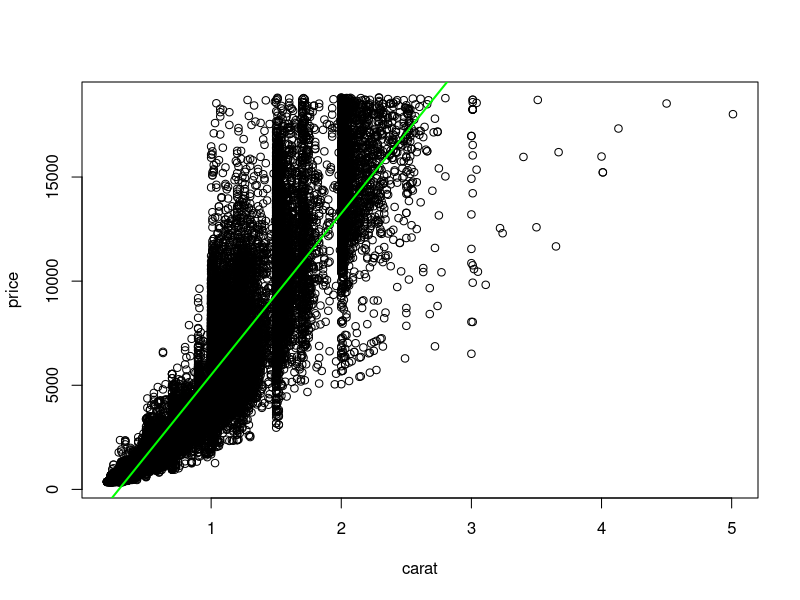
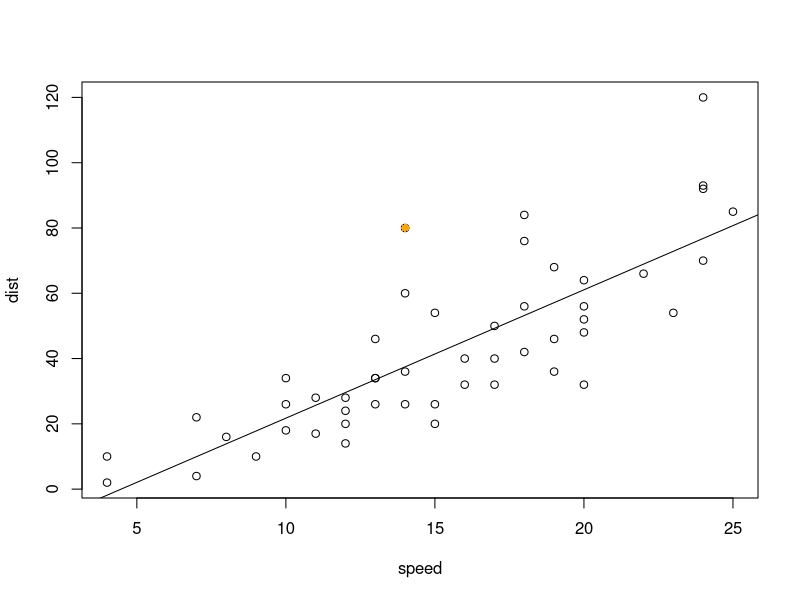

Recreate these plots in R, in order.
library(tidyverse)
View(diamonds)
plot(price ~ carat, data=diamonds)

diamonds.lm <- lm(price ~ carat, data=diamonds)
summary(diamonds.lm)

abline(diamonds.lm, col="green", lwd=2)





plot(dist ~ speed, data=cars)
cars.lm <- lm(dist ~ speed, data=cars)
summary(cars.lm)
abline(cars.lm)
points(dist ~ speed, data=cars[23,], col="orange", pch=16)

View(cars)
cars[23, ]
cars.lm$residuals[23]
cars$dist[23] - cars.lm$fitted.values[23] #Y_i - Yhat_i
